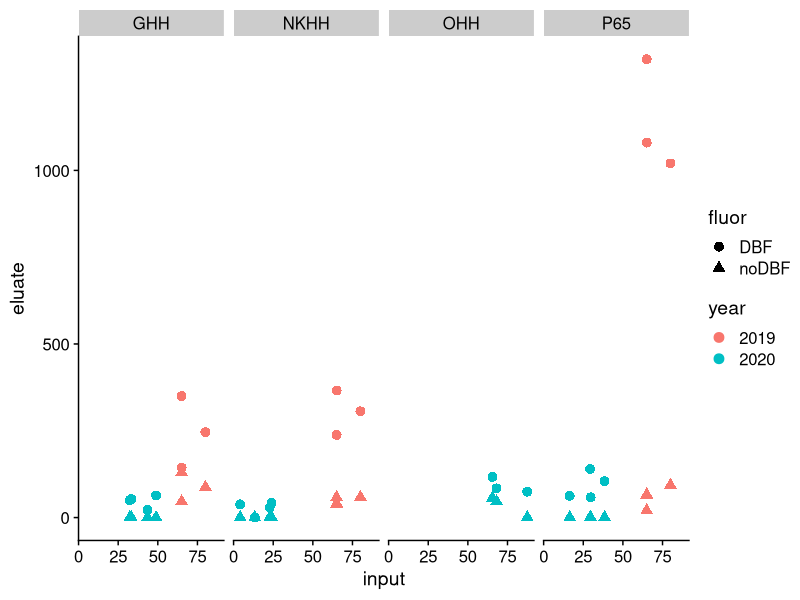
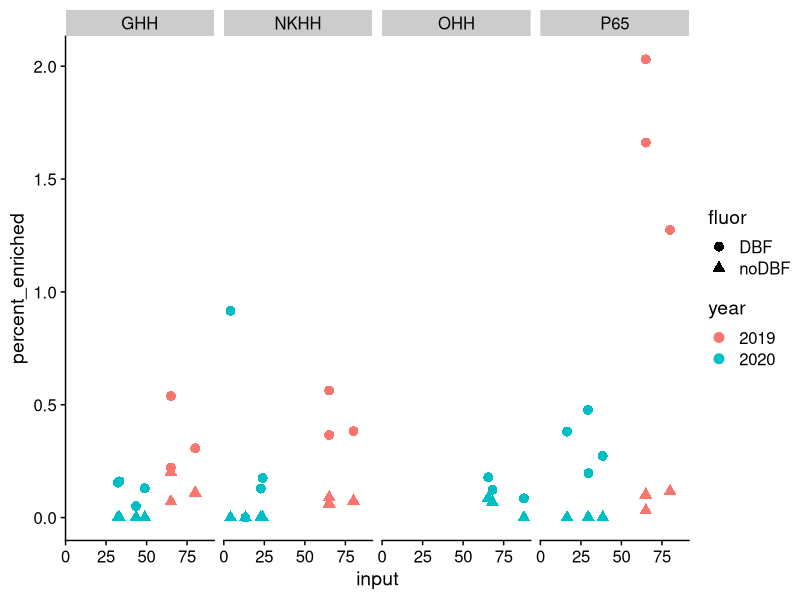
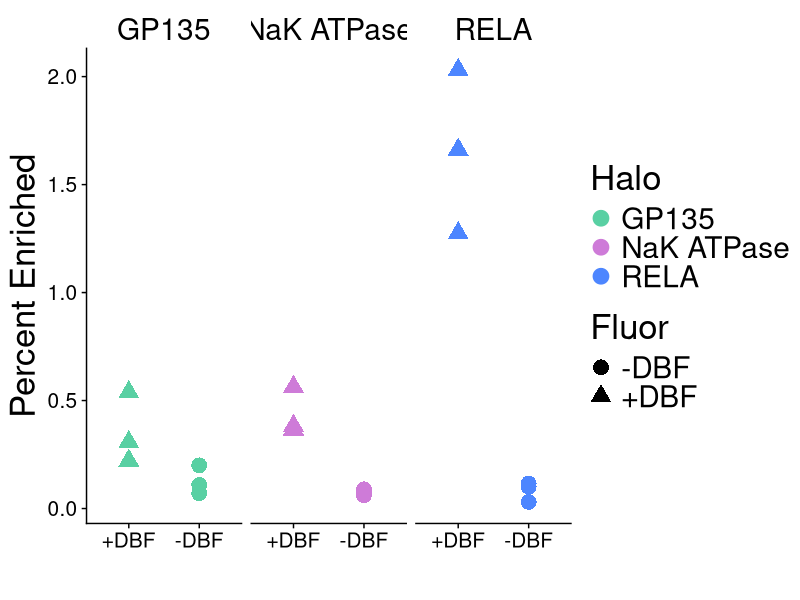

The R source for these figures, in order:
## ---- chunk 1
knitr::opts_chunk$set(echo = TRUE)
library(tidyverse)
library(cowplot)
## ---- chunk 2
new <- tibble(year = c(2020,2020,2020,2020,2020,2020,2020,2020,2020,2020,2020,2020,2020,2020,2020,2020,2020,2020,2020,2020,2020,2020,2020,2020,2020,2020,2020,2020,2020,2020),
                 halo = c("NKHH","NKHH","NKHH","NKHH","NKHH","NKHH","NKHH","NKHH","P65","P65","P65","P65","P65","P65","P65","P65","GHH","GHH","GHH","GHH","GHH","GHH","GHH","GHH","OHH","OHH","OHH","OHH","OHH","OHH"),
                 fluor = c("DBF","noDBF","DBF","noDBF","DBF","noDBF","DBF","noDBF","DBF","noDBF","DBF","noDBF","DBF","noDBF","DBF","noDBF","DBF","noDBF","DBF","noDBF","DBF","noDBF","DBF","noDBF","DBF","noDBF","DBF","noDBF","DBF","noDBF"),
                 input = c(22.75,22.75,13.35,13.35,4.15,4.15,23.95,23.95,29.65,29.65,38.45,38.45,29.35,29.35,16.45,16.45,33.3,33.3,32.3,32.3,48.9,48.9,43.5,43.5,65.5,65.5,87.5,87.5,68.1,68.1),
                 eluate = c(29.2,0,0,0,38,0,42,0,58.2,0,105,0,140,0,62.6,0,53.4,0,50,0,63.6,0,22,0,117,56.2,74.6,0,84,46))

old <- tibble(year = c(2019,2019,2019,2019,2019,2019,2019,2019,2019,2019,2019,2019,2019,2019,2019,2019,2019,2019),
                 halo = c("NKHH","NKHH","NKHH","NKHH","NKHH","NKHH","P65","P65","P65","P65","P65","P65","GHH","GHH","GHH","GHH","GHH","GHH"),
                 fluor = c("DBF","noDBF","DBF","noDBF","DBF","noDBF","DBF","noDBF","DBF","noDBF","DBF","noDBF","DBF","noDBF","DBF","noDBF","DBF","noDBF"),
              input = c(65,65,80,80,65,65,65,65,80,80,65,65,65,65,80,80,65,65),
                 eluate = c(238,40,306,58.4,366,57.8,1080,20,1020,93,1320,65.8,144,46,246,87.4,350,130))

IP <- rbind(new,old) %>% mutate(year = as.character(year))
## ---- chunk 3

IP %>% ggplot(aes(x = input, y = eluate, col = year, shape = fluor)) + geom_point(size = 3) + theme_cowplot() + facet_grid(.~halo)


IP %>% mutate(percent_enriched = eluate / (input * 10)) %>% ggplot(aes(x = input, y = percent_enriched, col = year, shape = fluor)) + geom_point(size = 3) + theme_cowplot() + facet_grid(.~halo)
## ---- chunk 4
IP %>% mutate(Fluor = ifelse(fluor == "DBF", "+DBF", "-DBF"), 
              Halo = ifelse(halo == "NKHH", "NaK ATPase", ifelse(halo == "GHH", "GP135", "RELA"))) %>% 
    filter(year == "2019") %>%
    ggplot(aes(x = Fluor, y = (eluate/(input*1000)) * 100, col = Halo)) + 
    geom_point(aes(shape = Fluor),size = 5) +
    theme_cowplot() + 
    scale_color_manual(values = c("#59d0a3", "#ce7bd8", "#4d86ff")) + 
    facet_grid(.~Halo) +
    scale_x_discrete(limits = c("+DBF", "-DBF")) +
    labs(x = "", y = "Percent Enriched") +
    theme(strip.background = element_rect(color = "white", fill = "white")) + 
  theme(text = element_text(size=25), axis.text = element_text(size = 15))

